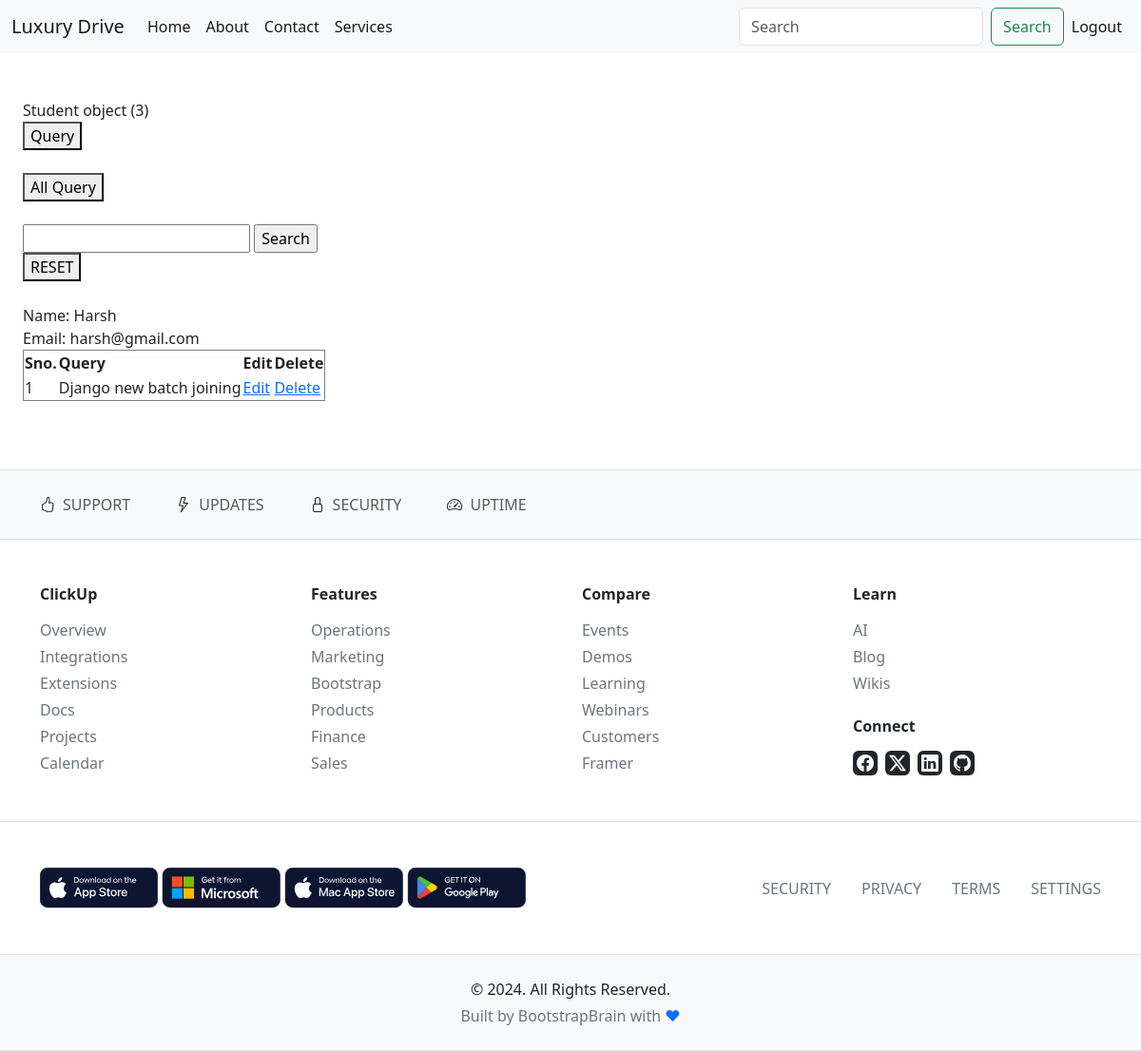
The page /allquery/3/ on the database its author committed.
### app5th/models.py (models this page shows, shortened)
class Student(models.Model):
    name=models.CharField(max_length = 50)
    email=models.EmailField()
    detail=models.CharField(max_length = 50)
    phone=models.IntegerField()
    education=models.CharField(max_length = 50)
    gender=models.CharField(max_length = 50)
    dob=models.DateField()
    profile_pic=models.ImageField(upload_to = 'image/')
    resume=models.FileField(upload_to = 'file/')
    password=models.CharField(max_length = 50)

class Query(models.Model):
    name=models.CharField(max_length=50)
    email=models.CharField()
    query=models.CharField()

### app5th/views.py (the view)
# urls.py: path('allquery/<int:pk>/', views.allquery, name='allquery'),
def allquery(req,pk):
    userdata=Student.objects.get(id=pk)
    email=userdata.email
    aquery=Query.objects.filter(email=email)
    return render(req,'dashboard.html',{'data':userdata,'aquery':aquery})

### app5th/templates/dashboard.html (shortened to what this page needs)
{% extends 'base.html' %}
{% block content %}
<br><br>
<div style="margin-left:2%;">
{{data}}
<br>
<form action="{% url 'query' pk=data.id %}" method="post">
  <button type="submit">Query</button>
</form>
<br>
<form action="{% url 'allquery' pk=data.id %}" method="post">
  <button type="submit">All Query</button>
</form>
<br>
{% if aquery %}
<form action="{% url 'search' pk=data.id %}" method="post">
       <input type="text" name="search" value="">
       <input type="submit" value="Search">
</form>
<a href="{% url 'allquery' pk=data.id %}"><button>RESET</button></a>
<br><br>
Name: {{data.name}}<br>
Email: {{data.email}}
<table border="1">
    <thead>
        <tr>
            <th>Sno.</th>
            <th>Query</th>
            <th>Edit</th>
            <th>Delete</th>
        </tr>
    </thead>
    <tbody>
        {% for i in aquery %}
        <tr>
           <td>{{forloop.counter}}</td>
           <td>{{i.query}}</td>
           <td><a href="{% url 'edit' id=i.id  pk=data.id %}">Edit</a></td>
           <td><a href="{% url 'delete' id=i.id  pk=data.id %}">Delete</a></td>
        </tr>
        {% endfor %}
    </tbody>
</table>
{% endif %}
</div>
<br><br><br>
{% endblock  %}

### rows shown on the page
Student: id "Student object (3)", name "Harsh", email "harsh@gmail.com"
Query: query "Django new batch joining"
